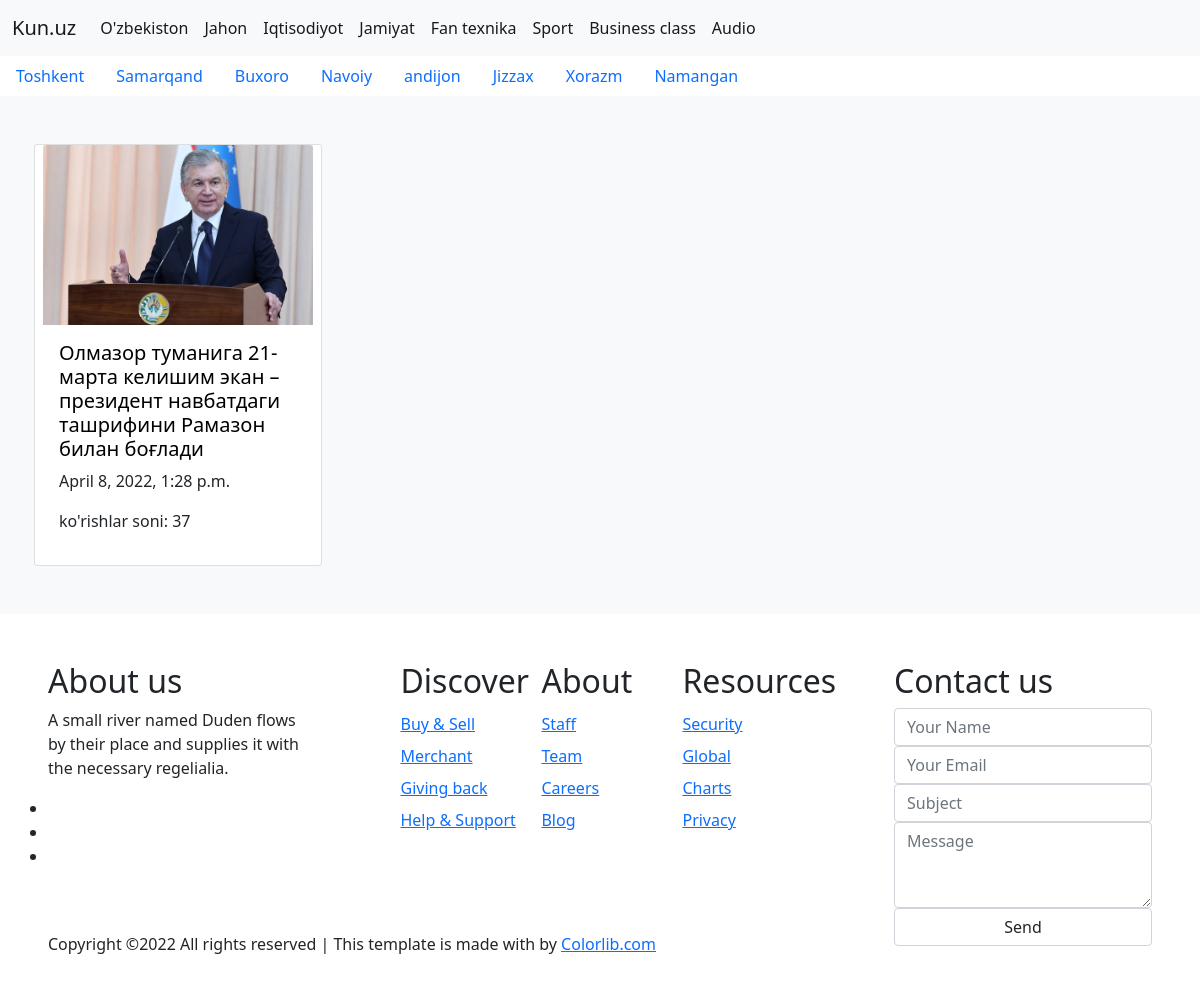
Screenshot of /city_news/toshkent with the database file from the repository.
### news_app/models.py (models this page shows, shortened)
class Category(models.Model):
    name = models.CharField(max_length=150)
    slug = models.SlugField(max_length=150, unique=True)

class City(models.Model):
    name = models.CharField(max_length=150)
    slug = models.SlugField(max_length=150, unique=True)

class News(models.Model):
    title = models.CharField(max_length=150)
    slug = models.SlugField(max_length=150, unique=True)
    description = models.TextField()
    image = models.ImageField(upload_to='media/')
    created = models.DateTimeField(auto_now_add=True)
    updated = models.DateTimeField(auto_now=True)
    views = models.PositiveBigIntegerField(default=0)
    category = models.ForeignKey(Category, on_delete=models.CASCADE)
    city = models.ForeignKey(City, on_delete=models.CASCADE, null=True, blank=True)
    tags = TaggableManager()

### news_app/views.py (the view)
# urls.py: path('city_news/<slug:slug>', city_news, name = 'city_news'),
def city_news(request, slug):
    city = City.objects.get(slug=slug)
    new = News.objects.filter(city=city)
    context = {
        'city': city,
        'news': new
    }
    return render(request, 'city_news.html', context)

### news_app/views.py (called while the page is built)
def category_list(request):
    categories = Category.objects.all()
    return {"categories":categories}

def city_list(request):
    cities = City.objects.all()
    return {"cities":cities}

### templates/city_news.html (shortened to what this page needs)
{% extends 'base.html' %}
{% block content %}
    <main>
      <div class="album py-5 bg-light">
        <div class="container">
          <div class="row row-cols-1 row-cols-sm-2 row-cols-md-3 g-3">
              {% for new in news %}
            <div class="card" style="width: 18rem;">
              <img src="{{ new.image.url }}" class="card-img-top" alt="image">
              <div class="card-body">
                <h5 class="card-title"><a href="{% url 'detail_news' new.slug %}">{{ new.title }}</a></h5>
                <p class="card-text">{{ new.created }}</p>
                <p>ko'rishlar soni: {{ new.views }}</p>
              </div>
            </div>
              {% endfor %}
          </div>
        </div>
      </div>
    </main>
{% endblock %}

### templates/base.html (shortened to what this page needs)
<!DOCTYPE html>
<html lang="en">
<head>
    <link href="https://cdn.jsdelivr.net/npm/bootstrap@5.1.3/dist/css/bootstrap.min.css" rel="stylesheet">
    {% load static %}
    <link rel="stylesheet" href="{% static 'css/base.css' %}">
</head>
<body>
    <header class = "main-header">
      <nav class="navbar navbar-expand-lg navbar-light bg-light">
        <div class="container-fluid">
          <a class="navbar-brand" href="{% url 'home' %}">Kun.uz</a>
          <div class="collapse navbar-collapse" id="navbarNav">
              {% for category in categories %}
            <ul class="navbar-nav">
              <li class="nav-item">
                <a class="nav-link active" aria-current="page" href="{% url 'category_news' category.slug %}">{{ category.name }}</a>
              </li>
            </ul>
              {% endfor %}
          </div>
        </div>
      </nav>
    </header>
    <section class = "cities_section">
        <ul class="nav nav-pills">
            {% for city in cities %}
          <li class="nav-item">
            <a class="nav-link" href="{% url 'city_news' city.slug %}">{{ city.name }}</a>
          </li>
            {% endfor %}
        </ul>
    </section>
    <div>
        {% block content %}
        {% endblock %}
    </div>
    <footer class="footer-08">
<div class="container-fluid px-lg-5">
<div class="row">
<div class="col-md-9 py-5">
<div class="row">
<div class="col-md-4 mb-md-0 mb-4">
<h2 class="footer-heading">About us</h2>
<p>A small river named Duden flows by their place and supplies it with the necessary regelialia.</p>
<ul class="ftco-footer-social p-0">
<li class="ftco-animate"><a href="#" data-toggle="tooltip" data-placement="top" title="Twitter"></a></li>
<li class="ftco-animate"><a href="#" data-toggle="tooltip" data-placement="top" title="Facebook"></a></li>
<li class="ftco-animate"><a href="#" data-toggle="tooltip" data-placement="top" title="Instagram"></a></li>
</ul>
</div>
<div class="col-md-8">
<div class="row justify-content-center">
<div class="col-md-12 col-lg-9">
<div class="row">
<div class="col-md-4 mb-md-0 mb-4">
<h2 class="footer-heading">Discover</h2>
<ul class="list-unstyled">
<li><a href="#" class="py-1 d-block">Buy &amp; Sell</a></li>
<li><a href="#" class="py-1 d-block">Merchant</a></li>
<li><a href="#" class="py-1 d-block">Giving back</a></li>
<li><a href="#" class="py-1 d-block">Help &amp; Support</a></li>
</ul>
</div>
<div class="col-md-4 mb-md-0 mb-4">
<h2 class="footer-heading">About</h2>
<ul class="list-unstyled">
<li><a href="#" class="py-1 d-block">Staff</a></li>
<li><a href="#" class="py-1 d-block">Team</a></li>
<li><a href="#" class="py-1 d-block">Careers</a></li>
<li><a href="#" class="py-1 d-block">Blog</a></li>
</ul>
</div>
<div class="col-md-4 mb-md-0 mb-4">
<h2 class="footer-heading">Resources</h2>
<ul class="list-unstyled">
<li><a href="#" class="py-1 d-block">Security</a></li>
<li><a href="#" class="py-1 d-block">Global</a></li>
<li><a href="#" class="py-1 d-block">Charts</a></li>
<li><a href="#" class="py-1 d-block">Privacy</a></li>
</ul>
</div>
</div>
</div>
</div>
</div>
</div>
<div class="row mt-md-5">
<div class="col-md-12">
<p class="copyright">
Copyright &copy;<script>document.write(new Date().getFullYear());</script> All rights reserved | This template is made with  by <a href="https://colorlib.com" target="_blank">Colorlib.com</a>
</p>
</div>
</div>
</div>
<div class="col-md-3 py-md-5 py-4 aside-stretch-right pl-lg-5">
<h2 class="footer-heading footer-heading-white">Contact us</h2>
<form action="#" class="contact-form">
<div class="form-group">
<input type="text" class="form-control" placeholder="Your Name">
</div>
<div class="form-group">
<input type="text" class="form-control" placeholder="Your Email">
</div>
<div class="form-group">
<input type="text" class="form-control" placeholder="Subject">
</div>
<div class="form-group">
<textarea name="" id="" cols="30" rows="3" class="form-control" placeholder="Message"></textarea>
</div>
<div class="form-group">
<button type="submit" class="form-control submit px-3">Send</button>
</div>
</form>
</div>
</div>
</div>
</footer>
</body>
</html>

### static/css/base.css (style rules this page uses)
.card-title a { text-decoration: none; color: black; }

### rows the page displays
Category: name "O'zbekiston"
Category: name "Jahon"
Category: name "Iqtisodiyot"
Category: name "Jamiyat"
Category: name "Fan texnika"
Category: name "Sport"
Category: name "Business class"
Category: name "Audio"
City: name "Toshkent"
City: name "Samarqand"
City: name "Buxoro"
City: name "Navoiy"
City: name "andijon"
City: name "Jizzax"
City: name "Xorazm"
City: name "Namangan"
News: image (picture), title "Олмазор туманига 21-марта келишим экан – президент навбатдаги ташрифини Рамазон билан боғлади", created "April 8, 2022, 1:28 p.m.", views "37"
